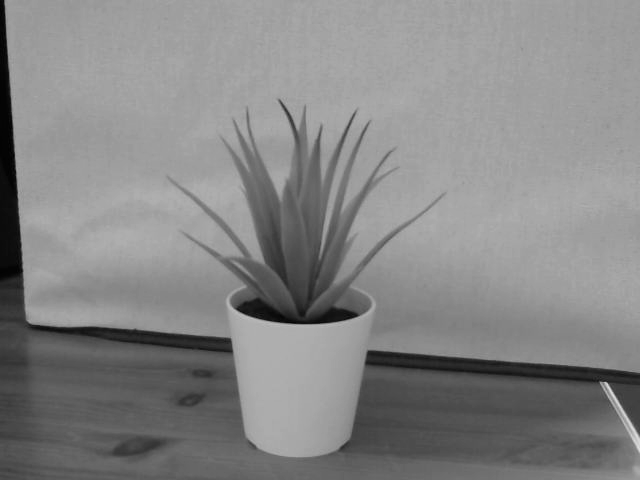
#> input picture StereoBuildIkeaRight.png, 640 x 480 px, given in place of StereoDepthLeft.png, which was not available
$ python depth.py
#> lines starting #> are read from the running program, lines starting #| are printed output that depends on the picture; pictures that were not available may be replaced by others from this repository, and a replacement may not be noted
### stereoVision.py
import numpy as np
import cv2
import glob
from os.path import isfile as fileExists

import visionUtils as utils

class CalibratedCamera():

  def __init__(self, ret, mtx, dist, rvecs, tvecs):
    self.ret = ret
    self.mtx = mtx
    self.dist = dist
    self.rvecs = rvecs
    self.tvecs = tvecs

  def undistort(self, img):
    mtx = self.mtx
    dist = self.dist

    h, w = img.shape[:2]
    newCameraMtx, roi = cv2.getOptimalNewCameraMatrix(mtx, dist, (w,h), 1, (w,h))

    #undistort
    dst = cv2.undistort(img, mtx, dist, None, newCameraMtx)

    # x,y,w,h = roi
    # dst = dst[y:y+h, x:x+w]

    return dst


class StereoCamera():

  def __init__(self, left=None, right=None):
    if left is not None:
      self.left = left
    elif fileExists("leftCameraCalibration.npz"):
      self.leftCalibrationFilename = "leftCameraCalibration.npz"
      with np.load(self.leftCalibrationFilename) as leftCalibration:
        self.left = CalibratedCamera(**leftCalibration)
    else:
      leftCalibration = utils.calibrateCamera("left", save=True)
      self.left = CalibratedCamera(*leftCalibration)

    if right is not None:
      self.right = right
    elif fileExists("rightCameraCalibration.npz"):
      self.rightCalibrationFilename = "rightCameraCalibration.npz"
      with np.load(self.rightCalibrationFilename) as rightCalibration:
        self.right = CalibratedCamera(**rightCalibration)
    else:
      rightCalibration = utils.calibrateCamera("right", save=True)
      self.right = CalibratedCamera(*rightCalibration)


# [16 lines left out: function reprojectionError, not called in this run]


# [4 lines that do not run on import are left out]


  # [19 lines of commented-out code are left out]


### depth.py
import numpy as np
import cv2
from matplotlib import pyplot as plt

import stereoVision as sv
import visionUtils as vu


def startCapturing(camera):
    if not camera.isOpened():
        camera.open()


def exampleDepth():

  # downscale images for faster processing
  imgL = cv2.pyrDown(cv2.imread(cv2.samples.findFile('aloeL.jpg')))
  imgR = cv2.pyrDown(cv2.imread(cv2.samples.findFile('aloeR.jpg')))


  cv2.imshow("imgl", imgL)

  # disparity range is tuned for 'aloe' image pair
  window_size = 3
  min_disp = 16
  num_disp = 112-min_disp
  stereo = cv2.StereoSGBM_create(minDisparity = min_disp,
  numDisparities = num_disp,
  blockSize = 16,
  P1 = 8*3*window_size**2,
  P2 = 32*3*window_size**2,
  disp12MaxDiff = 1,
  uniquenessRatio = 10,
  speckleWindowSize = 100,
  speckleRange = 32
  )

  #print('computing disparity...')
  disp = stereo.compute(imgL, imgR).astype(np.float32) / 16.0

  plt.imshow(disp,'gray')
  #plt.title("nd = " + str(nd) + ", bs = " + str(bs))
  plt.show()


def depthWithFilter(leftImg, rightImg):

  lGray = cv2.cvtColor(leftImg, cv2.COLOR_BGR2GRAY)
  rGray = cv2.cvtColor(rightImg, cv2.COLOR_BGR2GRAY)

  vision = sv.StereoCamera()

  left = vision.left
  right = vision.right

  # lUndistOrig = left.undistort(lGray)
  # rUndistOrig = right.undistort(rGray)

  lUndist = left.undistort(lGray)
  rUndist = right.undistort(rGray)

  # [9 lines of commented-out code are left out]

  SBM = []

  settings = []

  # for nd in numDis:
  #   for bs in blocksize:

  for (nd, bs) in [(32,7),(32,5),(64,5)]:

    stereo = cv2.StereoBM_create(numDisparities=nd, blockSize=bs)

      #disparity = vu.fixedToFloatingPoint(stereo.compute(lUndist, rUndist))
    disparity = stereo.compute(lUndist, rUndist).astype(np.float32) / 16.0

    disparity[disparity < 0] = 0

    #blured = cv2.GaussianBlur(disparity, (5, 5), 0)

    #blured = cv2.medianBlur(disparity, 5)
    blured = cv2.bilateralFilter(disparity, 9, 75, 75)

    SBM.append((disparity, blured))
    settings.append((nd,bs))

  key = cv2.waitKey(1)

  if key & 0xFF == ord('q'):
      pass
  #break

  #cv2.destroyAllWindows()
  return SBM, settings


if __name__ == "__main__":


  # leftImg = cv2.imread('StereoBuildIkeaLeft.png')
  # rightImg = cv2.imread('StereoBuildIkeaRight.png', 0)

  leftImg = cv2.imread('StereoDepthLeft.png')
#> leftImg is the input picture: shape (480, 640, 3); min 0, max 222, mean 134.1
  rightImg = cv2.imread('StereoDepthRight.png')
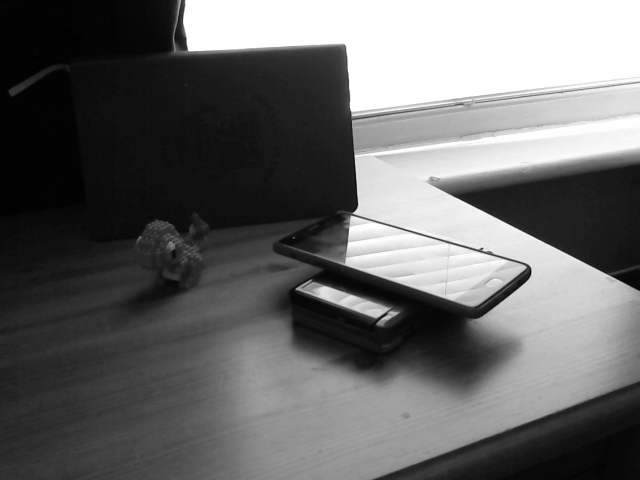
#> input picture StereoBuildLeft.png, 640 x 480 px, given in place of StereoDepthRight.png, which was not available
#> rightImg is the input picture: shape (480, 640, 3); min 1, max 255, mean 103.4

  SBM, settings = depthWithFilter(leftImg, rightImg)
#> (reads leftCameraCalibration.npz from the repository)
#> (reads rightCameraCalibration.npz from the repository)
#> in undistort (call 2), `dst = cv2.undistort(img, mtx, dist, None, newCameraMtx)`:
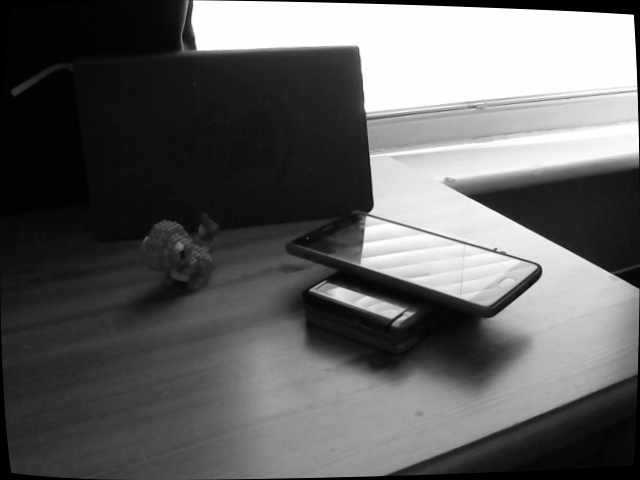
#> dst: shape (480, 640); min 0, max 255, mean 97.8
#> the loop in depthWithFilter, `for (nd, bs) in [(32,7),(32,5),(64,5)]: ` made 3 passes
#> pass 1, in depthWithFilter, `disparity = stereo.compute(lUndist, rUndist).astype(np.float32) / 16.0`:
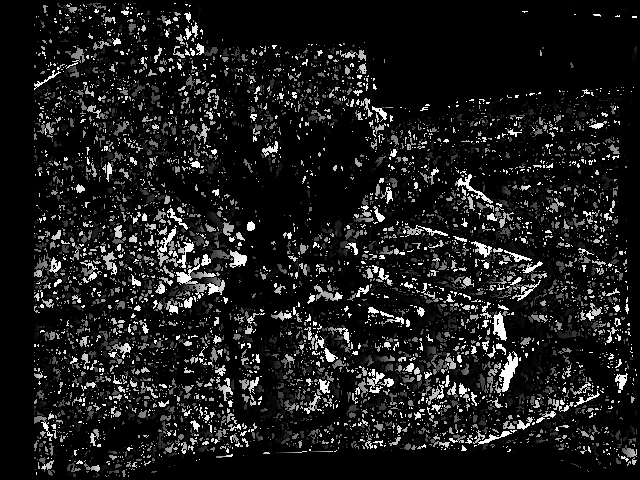
#> disparity: shape (480, 640) float32; min -1, max 31, mean 2.4; drawn with min black and max white
#> pass 1, in depthWithFilter, `blured = cv2.bilateralFilter(disparity, 9, 75, 75)`:
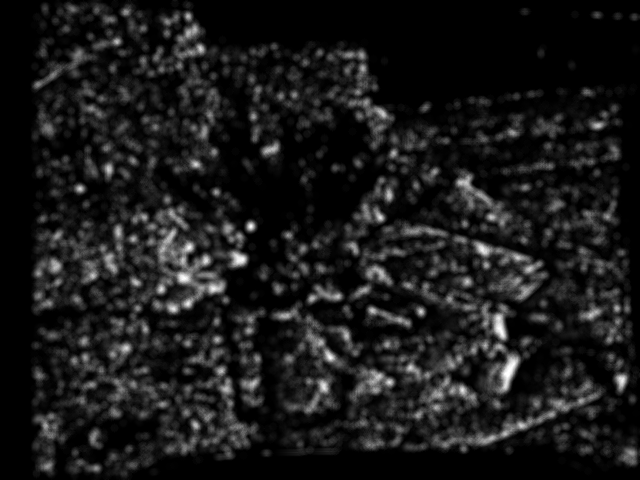
#> blured: shape (480, 640) float32; min 0, max 31, mean 3.1; drawn with min black and max white
#> after the loop in depthWithFilter, `for (nd, bs) in [(32,7),(32,5),(64,5)]:`:
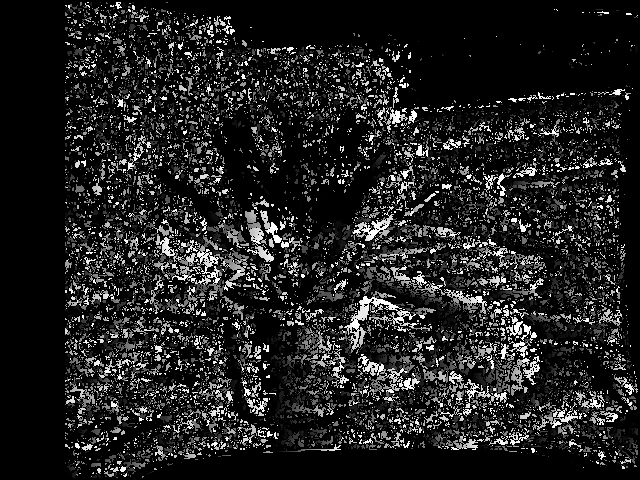
#> disparity: shape (480, 640) float32; min 0, max 63, mean 8.3; drawn with min black and max white
#> after the loop in depthWithFilter, `for (nd, bs) in [(32,7),(32,5),(64,5)]:`: SBM = 3 items; settings = [(32, 7), (32, 5), (64, 5)]
#> (key q is pressed here)
#> SBM = 3 items; settings = [(32, 7), (32, 5), (64, 5)]


  for ind, (i, f) in enumerate(SBM):
    print("nd: " + str(settings[ind][0]) + " bs: " + str(settings[ind][1]))
    plt.subplot(121),plt.imshow(i, 'gray'),plt.title('Origional')
    plt.xticks([]),  plt.yticks([])
    plt.subplot(122),plt.imshow(f, 'gray'),plt.title('Blurred')
    plt.xticks([]),  plt.yticks([])
    plt.show()
#> this loop made 3 passes
#| nd: 32 bs: 7
#| nd: 32 bs: 5
#| nd: 64 bs: 5
#> pass 1, `plt.show()`:
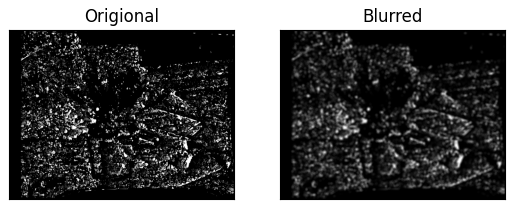
#> figure drawn by matplotlib, 2 panels
#> pass 2, `plt.show()`:
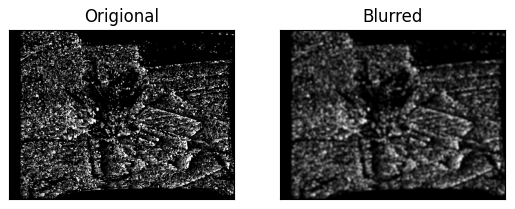
#> figure drawn by matplotlib, 2 panels


  # [53 lines of commented-out code are left out]
